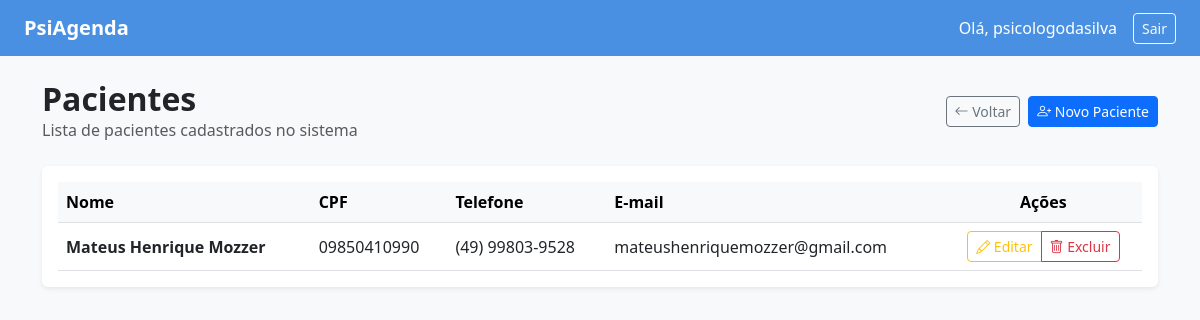
Screenshot of /pacientes/ (signed in) with the database file from the repository.
### agendamentos/models.py (models this page shows, shortened)
class Paciente(models.Model):
    nome_completo = models.CharField(max_length=150)
    cpf = models.CharField(max_length=14, unique=True)
    data_nascimento = models.DateField()
    telefone = models.CharField(max_length=20)
    email = models.EmailField(blank=True, null=True)
    endereco = models.CharField(max_length=255, blank=True, null=True)
    ativo = models.BooleanField(default=True)

### agendamentos/views.py (the view)
# urls.py: path('pacientes/', views.listar_pacientes, name='listar_pacientes'),
@login_required
def listar_pacientes(request):
    pacientes = Paciente.objects.filter(ativo=True).order_by('nome_completo')
    return render(request, 'agendamentos/listar_pacientes.html', {'pacientes': pacientes})

### agendamentos/templates/agendamentos/listar_pacientes.html (shortened to what this page needs)
<!DOCTYPE html>
<html lang="pt-br">
<head>
    <link href="https://cdn.jsdelivr.net/npm/bootstrap@5.3.0/dist/css/bootstrap.min.css" rel="stylesheet">
    <link rel="stylesheet" href="https://cdn.jsdelivr.net/npm/bootstrap-icons@1.10.5/font/bootstrap-icons.css">
</head>
<body>
<nav class="navbar navbar-expand-lg navbar-dark navbar-custom px-4 mb-4">
    <a class="navbar-brand fw-bold" href="{% url 'painel_secretaria' %}">PsiAgenda</a>
    <div class="ms-auto d-flex gap-3 text-white align-items-center">
        <span>Olá, {{ user.username }}</span>
        <a href="{% url 'logout' %}" class="btn btn-outline-light btn-sm">Sair</a>
    </div>
</nav>
<div class="container">
    <div class="d-flex justify-content-between align-items-center mb-4">
        <div>
            <h2 class="fw-bold mb-0">Pacientes</h2>
            <p class="text-muted mb-0">Lista de pacientes cadastrados no sistema</p>
        </div>
        <div class="d-flex gap-2">
            <a href="{% url 'painel_secretaria' %}" class="btn btn-outline-secondary btn-sm"><i class="bi bi-arrow-left"></i> Voltar</a>
            <a href="{% url 'cadastrar_paciente' %}" class="btn btn-primary btn-sm"><i class="bi bi-person-plus"></i> Novo Paciente</a>
        </div>
    </div>
    <div class="card border-0 shadow-sm p-3">
        <table class="table table-hover align-middle mb-0">
            <thead class="table-light">
                <tr>
                    <th>Nome</th>
                    <th>CPF</th>
                    <th>Telefone</th>
                    <th>E-mail</th>
                    <th class="text-center">Ações</th>
                </tr>
            </thead>
            <tbody>
                {% for paciente in pacientes %}
                <tr>
                    <td class="fw-semibold">{{ paciente.nome_completo }}</td>
                    <td>{{ paciente.cpf }}</td>
                    <td>{{ paciente.telefone }}</td>
                    <td>{{ paciente.email|default:"-" }}</td>
                    <td class="text-center">
                        <div class="btn-group btn-group-sm" role="group">
                            <a href="{% url 'editar_paciente' paciente.pk %}" class="btn btn-outline-warning" title="Editar">
                                <i class="bi bi-pencil"></i> Editar
                            </a>
                            <a href="{% url 'deletar_paciente' paciente.pk %}" class="btn btn-outline-danger" title="Excluir">
                                <i class="bi bi-trash"></i> Excluir
                            </a>
                        </div>
                    </td>
                </tr>
                {% empty %}
                <tr>
                    <td colspan="5" class="text-center text-muted py-4">Nenhum paciente cadastrado.</td>
                </tr>
                {% endfor %}
            </tbody>
        </table>
    </div>
</div>
</body>
</html>

### agendamentos/templates/agendamentos/listar_pacientes.html (style rules this page uses)
body { background-color: #f8f9fa; }
.navbar-custom { background-color: #4a90e2; }

### rows the page displays
Paciente: nome_completo "Mateus Henrique Mozzer", cpf "09850410990", telefone "(49) 99803-9528", email "mateushenriquemozzer@gmail.com"

### other values shown
{{ user.username }} "psicologodasilva"
